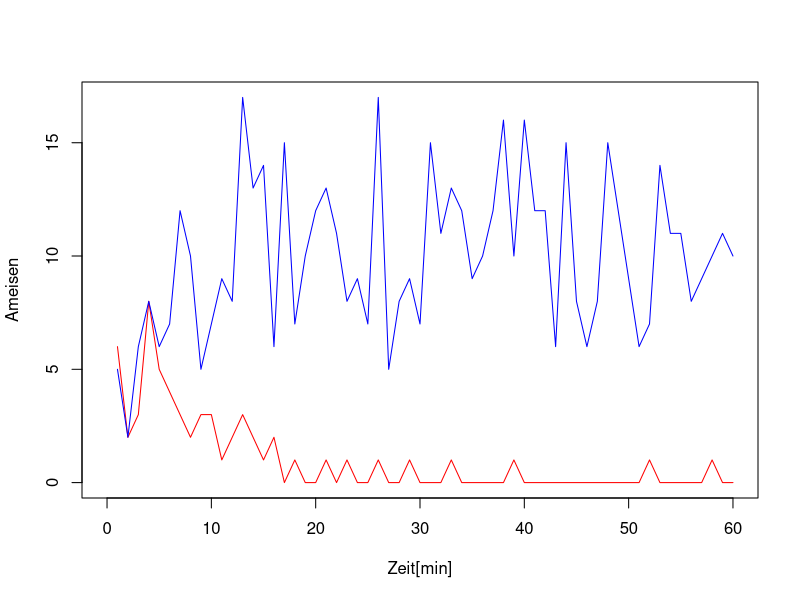

Recreate this plot in R.
#simple trail laying choice model (Deneuboug 2003)

#parameters:
time = 60 #[min] simulation time
step = 60 #[s] lenght of one time step
flux = 0.2 #[probability/s] that one ant leaves the nest
q_1 = 1 #quantity of pheromone deposited by an ant returning from patch 1 
q_2 = 1 #...
k = 5 #parameter in choice-function
n = 2 #
f = 0.0005 #[1/s] 1/mean lifetime of pheromone

#initialize:
trail_1 = 0 #pheromone concentration = C, trail 1
trail_2 = 0 #...
results_1 = numeric(time) #output vector for patch 1
results_2 = numeric(time) #...
x = c(1:time) #x-values for plot

#simulate:
for (i in 1:time)
{
  p_1 = ((k+trail_1)^n) / ((k+trail_1)^n + (k+trail_2)^n) #probabilities
  p_2 = ((k+trail_2)^n) / ((k+trail_1)^n + (k+trail_2)^n)
  ants_1 = rpois(1,lambda=p_1*flux*step)
  #ant numbers
  ants_2 = rpois(1,lambda=p_2*flux*step)
  trail_1 = trail_1*(exp(-step*f))+ants_1*q_1
  #new concentrations
  trail_2 = trail_2*(exp(-step*f))+ants_2*q_2
  results_1[i] = ants_1
  results_2[i] = ants_2
}

#plot:
plot(x,results_1,xlim=c(0,time),ylim=c(0,max(results_1,results_2)),xlab="Zeit[min]",ylab="Ameisen",col="red",type="l")
lines(x,results_2,col="blue")